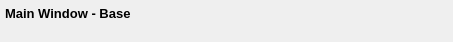
                                                        <widget class="QFrame" name="frame_top_btns">
                                                            <property name="maximumSize">
                                                                <size>
                                                                    <width>16777215</width>
                                                                    <height>42</height>
                                                                </size>
                                                            </property>
                                                            <property name="styleSheet">
                                                                <string notr="true">background-color: rgba(27, 29, 35,
                                                                    200)
                                                                </string>
                                                            </property>
                                                            <property name="frameShape">
                                                                <enum>QFrame::NoFrame</enum>
                                                            </property>
                                                            <property name="frameShadow">
                                                                <enum>QFrame::Raised</enum>
                                                            </property>
                                                            <layout class="QHBoxLayout" name="horizontalLayout_4">
                                                                <property name="spacing">
                                                                    <number>0</number>
                                                                </property>
                                                                <property name="leftMargin">
                                                                    <number>0</number>
                                                                </property>
                                                                <property name="topMargin">
                                                                    <number>0</number>
                                                                </property>
                                                                <property name="rightMargin">
                                                                    <number>0</number>
                                                                </property>
                                                                <property name="bottomMargin">
                                                                    <number>0</number>
                                                                </property>
                                                                <item>
                                                                    <widget class="QFrame" name="frame_label_top_btns">
                                                                        <property name="sizePolicy">
                                                                            <sizepolicy hsizetype="Expanding"
                                                                                        vsizetype="Preferred">
                                                                                <horstretch>0</horstretch>
                                                                                <verstretch>0</verstretch>
                                                                            </sizepolicy>
                                                                        </property>
                                                                        <property name="frameShape">
                                                                            <enum>QFrame::NoFrame</enum>
                                                                        </property>
                                                                        <property name="frameShadow">
                                                                            <enum>QFrame::Raised</enum>
                                                                        </property>
                                                                        <layout class="QHBoxLayout"
                                                                                name="horizontalLayout_10">
                                                                            <property name="spacing">
                                                                                <number>0</number>
                                                                            </property>
                                                                            <property name="leftMargin">
                                                                                <number>5</number>
                                                                            </property>
                                                                            <property name="topMargin">
                                                                                <number>0</number>
                                                                            </property>
                                                                            <property name="rightMargin">
                                                                                <number>10</number>
                                                                            </property>
                                                                            <property name="bottomMargin">
                                                                                <number>0</number>
                                                                            </property>
                                                                            <item>
                                                                                <widget class="QFrame"
                                                                                        name="frame_icon_top_bar">
                                                                                    <property name="maximumSize">
                                                                                        <size>
                                                                                            <width>30</width>
                                                                                            <height>30</height>
                                                                                        </size>
                                                                                    </property>
                                                                                    <property name="styleSheet">
                                                                                        <string notr="true">background:
                                                                                            transparent;
                                                                                            background-image:
                                                                                            url(:/16x16/icons/16x16/cil-terminal.png);
                                                                                            background-position: center;
                                                                                            background-repeat:
                                                                                            no-repeat;
                                                                                        </string>
                                                                                    </property>
                                                                                    <property name="frameShape">
                                                                                        <enum>QFrame::StyledPanel</enum>
                                                                                    </property>
                                                                                    <property name="frameShadow">
                                                                                        <enum>QFrame::Raised</enum>
                                                                                    </property>
                                                                                </widget>
                                                                            </item>
                                                                            <item>
                                                                                <widget class="QLabel"
                                                                                        name="label_title_bar_top">
                                                                                    <property name="font">
                                                                                        <font>
                                                                                            <family>Segoe UI</family>
                                                                                            <pointsize>10</pointsize>
                                                                                            <weight>75</weight>
                                                                                            <bold>true</bold>
                                                                                        </font>
                                                                                    </property>
                                                                                    <property name="styleSheet">
                                                                                        <string notr="true">background:
                                                                                            transparent;
                                                                                        </string>
                                                                                    </property>
                                                                                    <property name="text">
                                                                                        <string>Main Window - Base
                                                                                        </string>
                                                                                    </property>
                                                                                </widget>
                                                                            </item>
                                                                        </layout>
                                                                    </widget>
                                                                </item>
                                                                <item alignment="Qt::AlignRight">
                                                                    <widget class="QFrame" name="frame_btns_right">
                                                                        <property name="sizePolicy">
                                                                            <sizepolicy hsizetype="Expanding"
                                                                                        vsizetype="Preferred">
                                                                                <horstretch>0</horstretch>
                                                                                <verstretch>0</verstretch>
                                                                            </sizepolicy>
                                                                        </property>
                                                                        <property name="maximumSize">
                                                                            <size>
                                                                                <width>120</width>
                                                                                <height>16777215</height>
                                                                            </size>
                                                                        </property>
                                                                        <property name="frameShape">
                                                                            <enum>QFrame::NoFrame</enum>
                                                                        </property>
                                                                        <property name="frameShadow">
                                                                            <enum>QFrame::Raised</enum>
                                                                        </property>
                                                                        <layout class="QHBoxLayout"
                                                                                name="horizontalLayout_5">
                                                                            <property name="spacing">
                                                                                <number>0</number>
                                                                            </property>
                                                                            <property name="leftMargin">
                                                                                <number>0</number>
                                                                            </property>
                                                                            <property name="topMargin">
                                                                                <number>0</number>
                                                                            </property>
                                                                            <property name="rightMargin">
                                                                                <number>0</number>
                                                                            </property>
                                                                            <property name="bottomMargin">
                                                                                <number>0</number>
                                                                            </property>
                                                                            <item>
                                                                                <widget class="QPushButton"
                                                                                        name="btn_minimize">
                                                                                    <property name="sizePolicy">
                                                                                        <sizepolicy hsizetype="Minimum"
                                                                                                    vsizetype="Expanding">
                                                                                            <horstretch>0</horstretch>
                                                                                            <verstretch>0</verstretch>
                                                                                        </sizepolicy>
                                                                                    </property>
                                                                                    <property name="minimumSize">
                                                                                        <size>
                                                                                            <width>40</width>
                                                                                            <height>0</height>
                                                                                        </size>
                                                                                    </property>
                                                                                    <property name="maximumSize">
                                                                                        <size>
                                                                                            <width>40</width>
                                                                                            <height>16777215</height>
                                                                                        </size>
                                                                                    </property>
                                                                                    <property name="toolTip">
                                                                                        <string>Minimize</string>
                                                                                    </property>
                                                                                    <property name="styleSheet">
                                                                                        <string notr="true">QPushButton
                                                                                            {
                                                                                            border: none;
                                                                                            background-color:
                                                                                            transparent;
                                                                                            }
                                                                                            QPushButton:hover {
                                                                                            background-color: rgb(52,
                                                                                            59, 72);
                                                                                            }
                                                                                            QPushButton:pressed {
                                                                                            background-color: rgb(85,
                                                                                            170, 255);
                                                                                            }
                                                                                        </string>
                                                                                    </property>
                                                                                    <property name="text">
                                                                                        <string/>
                                                                                    </property>
                                                                                    <property name="icon">
                                                                                        <iconset resource="files.qrc">
                                                                                            <normaloff>
                                                                                                :/16x16/icons/16x16/cil-window-minimize.png
                                                                                            </normaloff>
                                                                                            :/16x16/icons/16x16/cil-window-minimize.png
                                                                                        </iconset>
                                                                                    </property>
                                                                                </widget>
                                                                            </item>
                                                                            <item>
                                                                                <widget class="QPushButton"
                                                                                        name="btn_maximize_restore">
                                                                                    <property name="sizePolicy">
                                                                                        <sizepolicy hsizetype="Minimum"
                                                                                                    vsizetype="Expanding">
                                                                                            <horstretch>0</horstretch>
                                                                                            <verstretch>0</verstretch>
                                                                                        </sizepolicy>
                                                                                    </property>
                                                                                    <property name="minimumSize">
                                                                                        <size>
                                                                                            <width>40</width>
                                                                                            <height>0</height>
                                                                                        </size>
                                                                                    </property>
                                                                                    <property name="maximumSize">
                                                                                        <size>
                                                                                            <width>40</width>
                                                                                            <height>16777215</height>
                                                                                        </size>
                                                                                    </property>
                                                                                    <property name="toolTip">
                                                                                        <string>Maximize</string>
                                                                                    </property>
                                                                                    <property name="styleSheet">
                                                                                        <string notr="true">QPushButton
                                                                                            {
                                                                                            border: none;
                                                                                            background-color:
                                                                                            transparent;
                                                                                            }
                                                                                            QPushButton:hover {
                                                                                            background-color: rgb(52,
                                                                                            59, 72);
                                                                                            }
                                                                                            QPushButton:pressed {
                                                                                            background-color: rgb(85,
                                                                                            170, 255);
                                                                                            }
                                                                                        </string>
                                                                                    </property>
                                                                                    <property name="text">
                                                                                        <string/>
                                                                                    </property>
                                                                                    <property name="icon">
                                                                                        <iconset resource="files.qrc">
                                                                                            <normaloff>
                                                                                                :/16x16/icons/16x16/cil-window-maximize.png
                                                                                            </normaloff>
                                                                                            :/16x16/icons/16x16/cil-window-maximize.png
                                                                                        </iconset>
                                                                                    </property>
                                                                                </widget>
                                                                            </item>
                                                                            <item>
                                                                                <widget class="QPushButton"
                                                                                        name="btn_close">
                                                                                    <property name="sizePolicy">
                                                                                        <sizepolicy hsizetype="Minimum"
                                                                                                    vsizetype="Expanding">
                                                                                            <horstretch>0</horstretch>
                                                                                            <verstretch>0</verstretch>
                                                                                        </sizepolicy>
                                                                                    </property>
                                                                                    <property name="minimumSize">
                                                                                        <size>
                                                                                            <width>40</width>
                                                                                            <height>0</height>
                                                                                        </size>
                                                                                    </property>
                                                                                    <property name="maximumSize">
                                                                                        <size>
                                                                                            <width>40</width>
                                                                                            <height>16777215</height>
                                                                                        </size>
                                                                                    </property>
                                                                                    <property name="toolTip">
                                                                                        <string>Close</string>
                                                                                    </property>
                                                                                    <property name="styleSheet">
                                                                                        <string notr="true">QPushButton
                                                                                            {
                                                                                            border: none;
                                                                                            background-color:
                                                                                            transparent;
                                                                                            }
                                                                                            QPushButton:hover {
                                                                                            background-color: rgb(52,
                                                                                            59, 72);
                                                                                            }
                                                                                            QPushButton:pressed {
                                                                                            background-color: rgb(85,
                                                                                            170, 255);
                                                                                            }
                                                                                        </string>
                                                                                    </property>
                                                                                    <property name="text">
                                                                                        <string/>
                                                                                    </property>
                                                                                    <property name="icon">
                                                                                        <iconset resource="files.qrc">
                                                                                            <normaloff>
                                                                                                :/16x16/icons/16x16/cil-x.png
                                                                                            </normaloff>
                                                                                            :/16x16/icons/16x16/cil-x.png
                                                                                        </iconset>
                                                                                    </property>
                                                                                </widget>
                                                                            </item>
                                                                        </layout>
                                                                    </widget>
                                                                </item>
                                                            </layout>
                                                        </widget>
